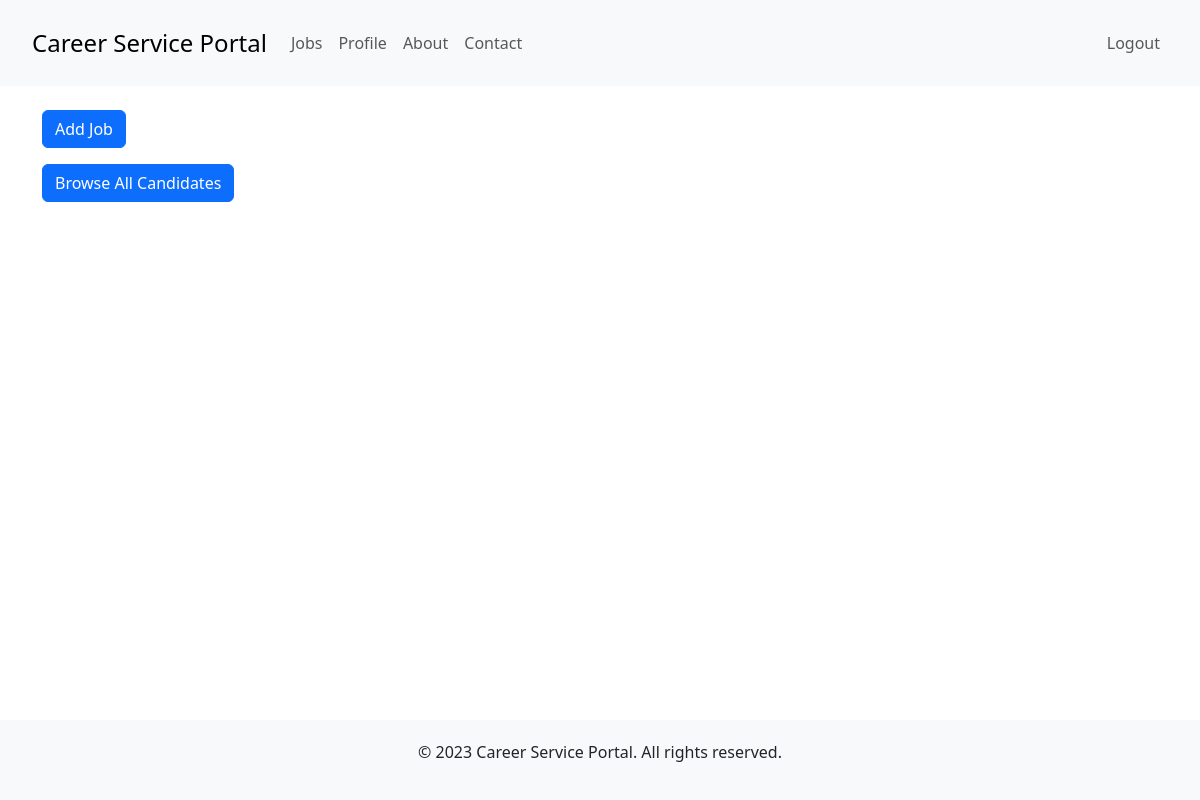
/employer/viewJobs/ (signed in), run on an earlier commit of the app's database.
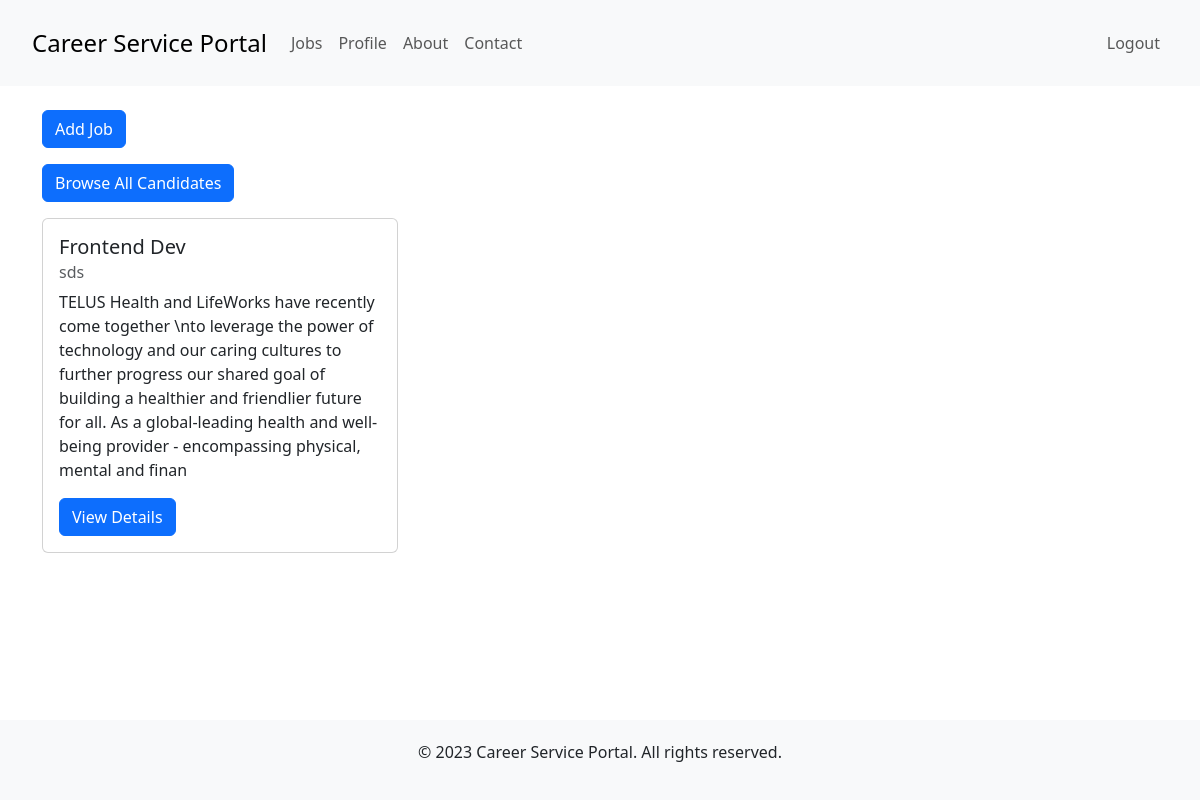
And on a later commit of the database.
### employer/models.py (models this page shows)
class Job(models.Model):
    position=models.CharField(max_length=255)
    description = models.TextField()
    applicationDeadline = models.DateField()
    status=models.CharField(max_length=255)
    employer = models.ForeignKey(Employer, on_delete=models.CASCADE)

class Employer(models.Model):
    userID = models.ForeignKey(User, on_delete=models.CASCADE)
    companyName = models.CharField(max_length=255)
    companyEmail = models.EmailField()
    firstName = models.CharField(max_length=255)
    lastName = models.CharField(max_length=255)
    phone = models.CharField(max_length=255)

### employer/views.py (the view)
# urls.py: path('viewJobs/', views.view_jobs, name='view_jobs'),
def view_jobs(request):
    employer = check_login(request)
    if employer is None:
        return HttpResponseRedirect('/')
    jobs = Job.objects.filter(employer=employer)
    context = {
        'jobs': jobs
    }
    return render(request, 'employer/view_jobs.html', context)

### employer/views.py (called while the page is built)
def check_login(request):
    if 'e_id' in request.session:
        e_id = request.session['e_id']
        try:
            employer = Employer.objects.get(pk=e_id)
            return employer
        except Employer.DoesNotExist:
            return None
    return None

### templates/employer/view_jobs.html
{% extends "shared/base.html" %}
{% block content %}
<div class="container">
  <div class="row mt-4">
    <div class="col-md-12">
      <a href="/employer/addJob" class="btn btn-primary mb-3">Add Job</a>
    </div>
    <div class="col-md-12">
      <a href="/employer/browseCandidatesAll" class="btn btn-primary mb-3">Browse All Candidates</a>
    </div>
    {% for job in jobs %}
    <div class="col-md-4">
      <div class="card mb-4">
        <div class="card-body">
          <h5 class="card-title">{{ job.position }}</h5>
          <h6 class="card-subtitle mb-2 text-muted">{{ job.employer.companyName }}</h6>
          <p class="card-text">{{ job.description|slice:300 }}</p>
          <a href="/employer/viewJob/{{job.id}}" class="btn btn-primary">View Details</a>
        </div>
      </div>
    </div>
    {% endfor %}
  </div>
</div>
{% endblock %}

### templates/shared/base.html (shortened to what this page needs)
<!DOCTYPE html>
<html>
<head>
  <link href="https://cdn.jsdelivr.net/npm/bootstrap@5.3.0/dist/css/bootstrap.min.css" rel="stylesheet">
  <link rel="stylesheet" href="https://cdn.jsdelivr.net/npm/bootstrap-icons@1.10.5/font/bootstrap-icons.css">
</head>
<body>
  <nav class="navbar navbar-expand-lg navbar-light bg-light">
    <div class="container-fluid">
      <a class="navbar-brand" href="#">Career Service Portal</a>
      <div class="collapse navbar-collapse" id="navbarNav">
        <ul class="navbar-nav">
          {% if request.session.is_authenticated %}
            {% if request.session.c_id %}
              <li class="nav-item">
                <a class="nav-link" href="/candidates">Jobs</a>
              </li>
              <li class="nav-item">
                <a class="nav-link" href="/candidates/profile">Profile</a>
              </li>
            {% elif request.session.a_id %}
              <li class="nav-item">
                <a class="nav-link" href="/csaadmin/home">Dashboard</a>
              </li>
            {% endif %}
          {% endif %}
          <li class="nav-item">
            <a class="nav-link" href="#">About</a>
          </li>
          <li class="nav-item">
            <a class="nav-link" href="#">Contact</a>
          </li>
        </ul>
        {% if request.session.is_authenticated %}
          <ul class="navbar-nav ms-auto">
            <li class="nav-item">
              <a class="nav-link" href="/logout">Logout</a>
            </li>
          </ul>
        {% endif %}
      </div>
    </div>
  </nav>
  {% block content %}
  {% endblock %}
  <footer>
    <div class="container">
      <p>&copy; 2023 Career Service Portal. All rights reserved.</p>
    </div>
  </footer>
</body>
</html>

### templates/shared/base.html (style rules this page uses)
.navbar { background-color: #fff; padding: 20px; }
.navbar-brand { font-size: 24px; }
footer { background-color: #f8f9fa; padding: 20px; text-align: center; margin-top: 50px; }
html, body { height: 100%; }
body { display: flex; flex-direction: column; }
.container { flex: 1; }

What changed in the data, as far as the page shows it:
added Job: position "Frontend Dev", employer.companyName "sds", description "TELUS Health and LifeWorks have recently come together \\nto leverage the power of technology and our caring cultures to further progress our shared goal of building a healthier and friendlier future for all. As a global-leading health and well-being provider - encompassing physical, mental and finan"
